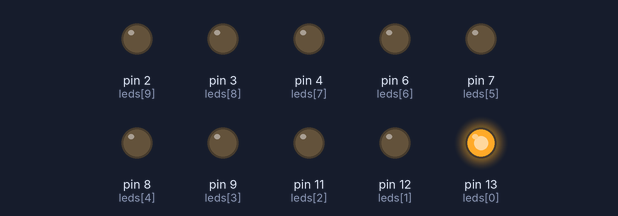
The sketch below on a simulated Arduino Uno, built with avr-gcc and run on an emulated ATmega328P. Parts: output pins drawn as LEDs (lit = HIGH).

Above: at 0.15 s.
At 1.05 s:
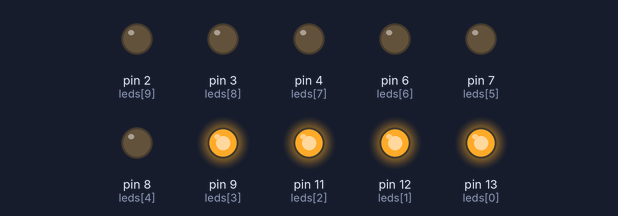
At 1.95 s:
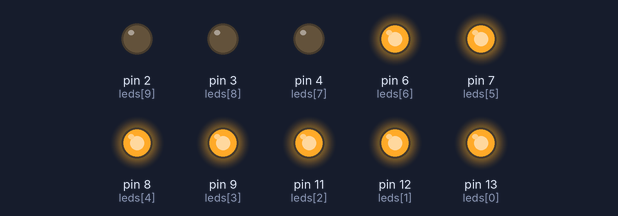
At 3.6 s:
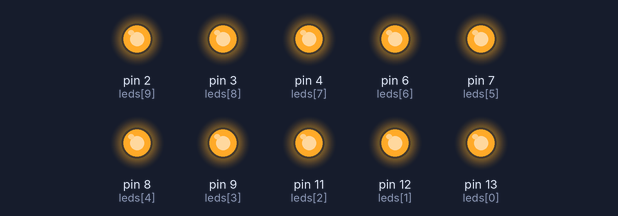
At 5.7 s:
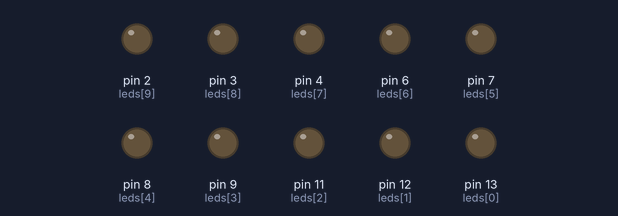
At 7.65 s:
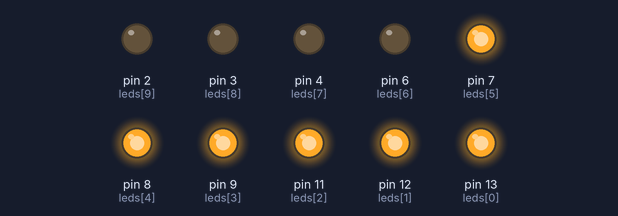
Timing chart, 0 to 8.0 s (numbered marks = the images above):
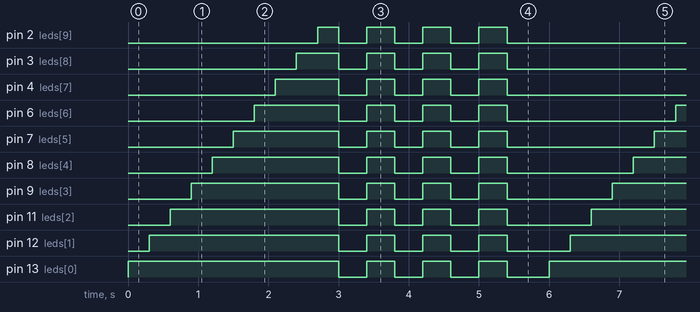

The sketch:

emoji_led_blink.ino
```cpp
int leds[] = {13, 12, 11, 9, 8, 7, 6, 4, 3, 2};

void setup() {
  for (int i = 0; i < 10; i++) {
    pinMode(leds[i], OUTPUT);
  }
}

void loop() {

  // LEDs ON one by one
  for (int i = 0; i < 10; i++) {
    digitalWrite(leds[i], HIGH);
    delay(300);
  }

  // All LEDs blink together
  for (int j = 0; j < 3; j++) {

    // OFF all
    for (int i = 0; i < 10; i++) {
      digitalWrite(leds[i], LOW);
    }
    delay(400);

    // ON all
    for (int i = 0; i < 10; i++) {
      digitalWrite(leds[i], HIGH);
    }
    delay(400);
  }

  // Turn everything OFF before restarting
  for (int i = 0; i < 10; i++) {
    digitalWrite(leds[i], LOW);
  }

  delay(600);
}
```

Measured:
- by itself, pin 2 (leds[9]): repeats every 6.0 s: 3 × (LOW 0.40 s, HIGH 0.40 s), LOW 3.3 s, HIGH 0.30 s
- by itself, pin 3 (leds[8]): repeats every 6.0 s: 3 × (LOW 0.40 s, HIGH 0.40 s), LOW 3.0 s, HIGH 0.60 s
- by itself, pin 4 (leds[7]): repeats every 6.0 s: 3 × (LOW 0.40 s, HIGH 0.40 s), LOW 2.7 s, HIGH 0.90 s
- by itself, pin 6 (leds[6]): repeats every 6.0 s: 3 × (LOW 0.40 s, HIGH 0.40 s), LOW 2.4 s, HIGH 1.2 s
- by itself, pin 7 (leds[5]): repeats every 6.0 s: 3 × (LOW 0.40 s, HIGH 0.40 s), LOW 2.1 s, HIGH 1.5 s
- by itself, pin 8 (leds[4]): repeats every 6.0 s: 3 × (LOW 0.40 s, HIGH 0.40 s), LOW 1.8 s, HIGH 1.8 s
- by itself, pin 9 (leds[3]): repeats every 6.0 s: 3 × (LOW 0.40 s, HIGH 0.40 s), LOW 1.5 s, HIGH 2.1 s
- by itself, pin 11 (leds[2]): repeats every 6.0 s: 3 × (LOW 0.40 s, HIGH 0.40 s), LOW 1.2 s, HIGH 2.4 s
